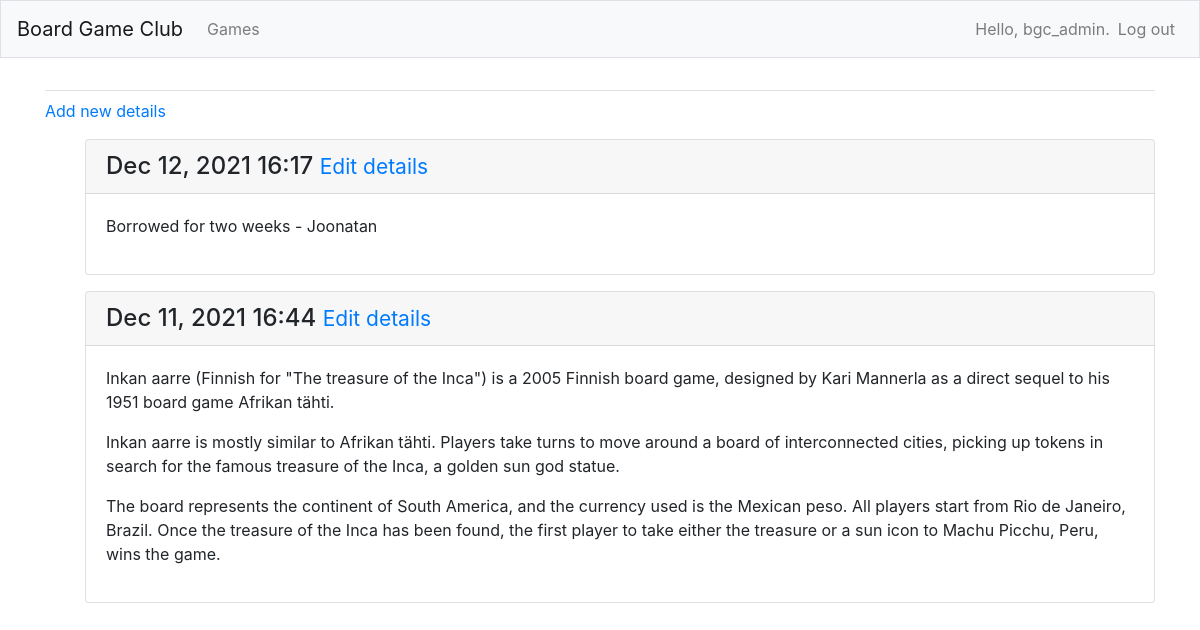
/details/1/ (signed in), run on the app's committed database.
### bgc_app/models.py (models this page shows, shortened)
class Details(models.Model):
    game = models.ForeignKey(Games, on_delete=models.CASCADE)
    text = models.TextField()
    stars = models.IntegerField(default = 1)
    date_added = models.DateTimeField(auto_now_add=True)

### bgc_app/views.py (the view)
# urls.py: path('details/<int:game_id>/', views.details, name='details'),
@login_required
def details(request, game_id):
    game = Games.objects.get(id=game_id)
    details = game.details_set.order_by('-date_added')
    context = {'game': game, 'details': details}
    return render(request, 'bgc_app/details.html', context)

### bgc_app/templates/bgc_app/details.html (shortened to what this page needs)
{% extends 'bgc_app/base.html' %}
{% block content %}
<p>
    <a href="{% url 'bgc_app:new_detail' game.id %}">Add new details</a>
</p>
<ul>
    {% for detail in details %}
    <div class="card mb-3">
        <h4 class="card-header">
            {{ detail.date_added|date:'M d, Y H:i' }}
            <small><a href="{% url 'bgc_app:edit_detail' detail.id %}">Edit details</a></small>
        </h4>
        <div class="card-body">
            {{ detail.text|linebreaks }}
        </div>
    </div>
    {% empty %}
    <p>There are no details for this game yet.</p>
    {% endfor %}
</ul>
    {% endblock content %}

### bgc_app/templates/bgc_app/base.html (shortened to what this page needs)
{% load bootstrap4 %}
<!doctype html>
<html lang="en">
<head>
    {% bootstrap_css %}
</head>
<body>
    <nav class="navbar navbar-expand-md navbar-light bg-light mb-4 border">
        <a class="navbar-brand" href="{% url 'bgc_app:index'%}">
            Board Game Club</a>
        <div class="collapse navbar-collapse" id="navbarCollapse">
            <ul class="navbar-nav mr-auto">
                <li class="nav-item">
                    <a class="nav-link" href="{% url 'bgc_app:games'%}">
                        Games</a>
                </li>
            </ul>
            <ul class="navbar-nav ml-auto">
                {% if user.is_authenticated %}
                    <li class="nav-item">
                        <span class="navbar-text"}>Hello, {{ user.username }}.</span>
                    </li>
                    <li class="nav-item">
                        <a class="nav-link" href="{% url 'users:logout' %}">Log out</a>
                    </li>
                {% else %}
                    <li class="nav-item">
                        <a class="nav-link" href="{% url 'users:register' %}">Register</a>
                    </li>
                    <li class="nav-item">
                        <a class="nav-link" href="{% url 'users:login' %}">Log in</a></li>
                {% endif %}
            </ul>
        </div>
    </nav>
    <main role="main" class="container">
        <div class="pb-2 mb-2 border-bottom">
        </div>
        <div>
            {% block content %}{% endblock content %}
        </div>
    </main>
</body>
</html>

### data on the page
Details: date_added "Dec 12, 2021 16:17", text "Borrowed for two weeks - Joonatan"
Details: date_added "Dec 11, 2021 16:44", text "Inkan aarre (Finnish for \"The treasure of the Inca\") is a 2005 Finnish board game, designed by Kari Mannerla as a direct sequel to his 1951 board game Afrikan tähti. Inkan aarre is mostly similar to Afrikan tähti. Players take turns to move around a board of interconnected cities, picking up tokens in search for the famous treasure of the Inca, a golden sun god statue. The board represents the continent of South America, and the currency used is the Mexican peso. All players start from Rio de Janeiro, Brazil. Once the treasure of the Inca has been found, the first player to take either the treasure or a sun icon to Machu Picchu, Peru, wins the game."

### other printed values
{{ user.username }} "bgc_admin"
